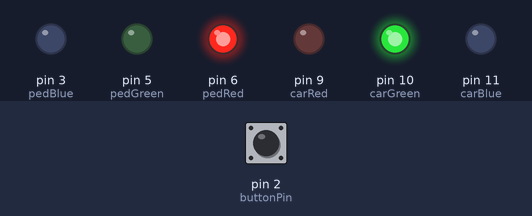
The sketch below on a simulated Arduino Uno, built with avr-gcc and run on an emulated ATmega328P. Shown: output pins drawn as LEDs (lit = HIGH). The test bench sets the inputs (shaded band); at power-on: pin 2 (buttonPin) HIGH.

Above: at 1.2 s.
1.3 s: pin 2 (buttonPin) pulled LOW for 0.15 s
At 2.1 s:
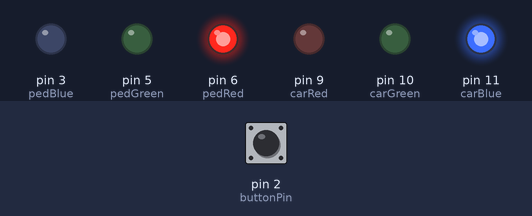
At 3.5 s:
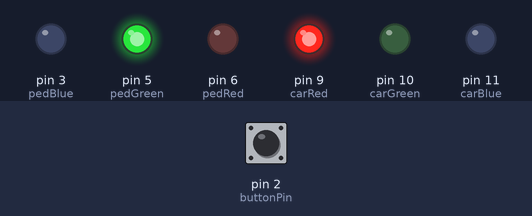
7.4 s: pin 2 (buttonPin) pulled LOW for 3.2 s
At 17.7 s:
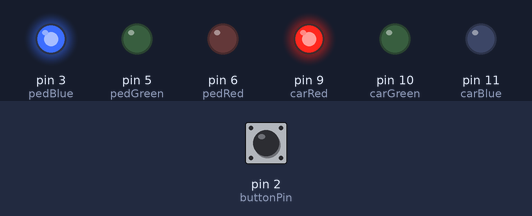
Timing chart, 0 to 20.8 s (numbered marks = the images above; inputs shaded):
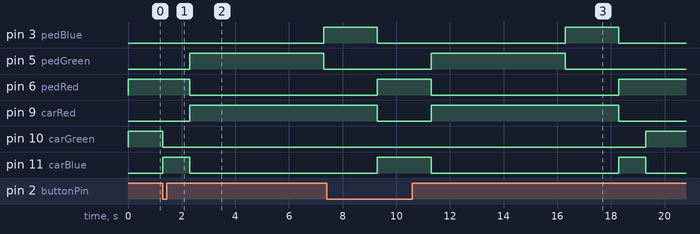

Measured:
- after the input at 1.3 s, pin 3 (pedBlue): LOW → HIGH after 6.0 s; pin 5 (pedGreen): LOW → HIGH after 1.0 s, → LOW 5.0 s later; pin 6 (pedRed): HIGH → LOW after 1.0 s; pin 9 (carRed): LOW → HIGH after 1.0 s; pin 10 (carGreen): HIGH → LOW at once
- after the input at 7.4 s, pin 5 (pedGreen): LOW → HIGH after 3.9 s, → LOW 5.0 s later; pin 10 (carGreen): LOW → HIGH after 11.9 s instead of 2.9 s

The sketch:

basic-code.ino
```cpp
// Pin definitions for RGB LED 1 (Cars)
int carRed = 9;
int carGreen = 10;
int carBlue = 11;

// Pin definitions for RGB LED 2 (Pedestrians)
int pedRed = 6;
int pedGreen = 5;
int pedBlue = 3;

// Button pin
int buttonPin = 2;

void setup() {
  // Set RGB LED pins as output
  pinMode(carRed, OUTPUT);
  pinMode(carGreen, OUTPUT);
  pinMode(carBlue, OUTPUT);
  pinMode(pedRed, OUTPUT);
  pinMode(pedGreen, OUTPUT);
  pinMode(pedBlue, OUTPUT);

  // Set button pin as input with pull-up
  pinMode(buttonPin, INPUT_PULLUP);

  // Initialize lights: Cars green, Pedestrians red
  digitalWrite(carGreen, HIGH);
  digitalWrite(pedRed, HIGH);
}

void loop() {
  // Check if the button is pressed
  if (digitalRead(buttonPin) == LOW) {
    // Button pressed, change to pedestrian crossing mode

    // Turn car light yellow (simulate German traffic light transition)
    digitalWrite(carGreen, LOW);
    digitalWrite(carBlue, HIGH); // Yellow light simulation
    delay(1000);

    // Turn car light red and pedestrian light green
    digitalWrite(carBlue, LOW);
    digitalWrite(carRed, HIGH);
    digitalWrite(pedRed, LOW);
    digitalWrite(pedGreen, HIGH);
    delay(5000); // Pedestrian can cross for 5 seconds

    // Turn pedestrian light blue (finish crossing)
    digitalWrite(pedGreen, LOW);
    digitalWrite(pedBlue, HIGH);
    delay(2000);

    // Reset pedestrian light to red
    digitalWrite(pedBlue, LOW);
    digitalWrite(pedRed, HIGH);

    // Turn car light blue (prepare to go)
    digitalWrite(carRed, LOW);
    digitalWrite(carBlue, HIGH);
    delay(1000);

    // Turn car light back to green
    digitalWrite(carBlue, LOW);
    digitalWrite(carGreen, HIGH);
  }

  // Default state: Car light stays green, Pedestrian stays red
}
```
